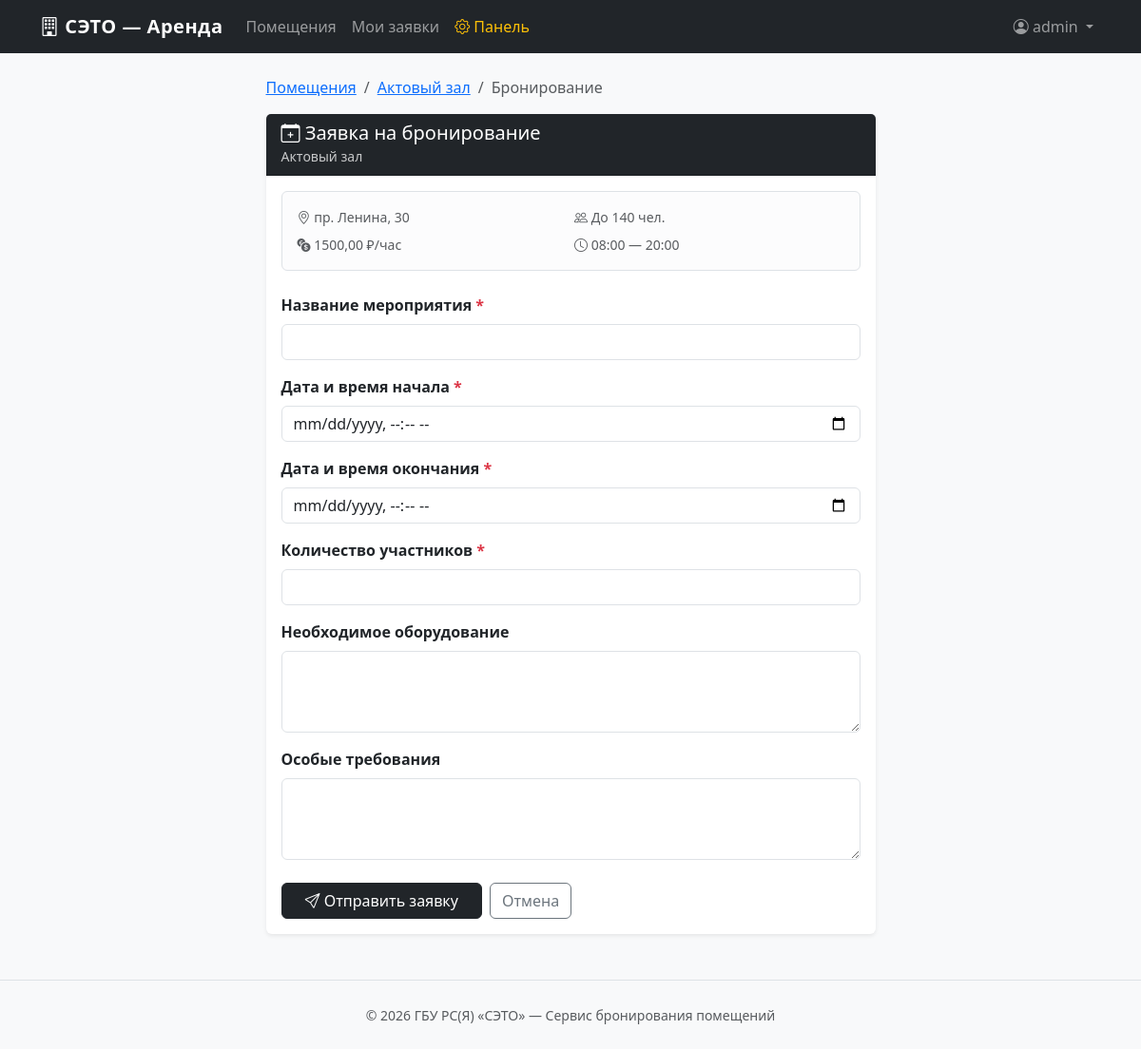
Page /venue/1/book/ (signed in) on the committed database.
### rental/models.py (models this page shows, shortened)
class Venue(models.Model):
    VENUE_TYPES = [
        ('hall', 'Актовый зал'),
        ('conference', 'Конференц-зал'),
        ('sport', 'Спортивный зал'),
        ('rest', 'Комната отдыха'),
        ('other', 'Иное помещение'),
    ]
    name = models.CharField(max_length=255, verbose_name='Название помещения')
    building = models.ForeignKey(
        Building,
        on_delete=models.SET_NULL,
        null=True, blank=True,
        related_name='venues',  # building.venues.all() — все помещения здания
        verbose_name='Здание'
    )
    venue_type = models.CharField(
        max_length=20, choices=VENUE_TYPES,
        default='hall', verbose_name='Тип помещения'
    )
    floor = models.IntegerField(blank=True, null=True, verbose_name='Этаж')
    area = models.FloatField(blank=True, null=True, verbose_name='Площадь, м²')
    capacity = models.IntegerField(verbose_name='Вместимость (чел.)')
    equipment = models.TextField(blank=True, verbose_name='Оборудование')
    special_conditions = models.TextField(blank=True, verbose_name='Особые условия')
    is_active = models.BooleanField(default=True, verbose_name='Доступно для бронирования')
    work_start = models.TimeField(default='08:00', verbose_name='Начало работы')
    work_end = models.TimeField(default='20:00', verbose_name='Конец работы')
    price_per_hour = models.DecimalField(
        max_digits=10, decimal_places=2,
        default=0, verbose_name='Цена за час (руб.)'
    )
    image_url = models.CharField(max_length=500, blank=True, verbose_name='Фото (URL)')
    class Meta:
        verbose_name = 'Помещение'
        verbose_name_plural = 'Помещения'
        ordering = ['name']

class Building(models.Model):
    address = models.CharField(max_length=255, verbose_name='Адрес')
    year_built = models.CharField(max_length=50, blank=True, verbose_name='Год постройки')
    total_area = models.FloatField(blank=True, null=True, verbose_name='Площадь, м²')
    floors = models.IntegerField(blank=True, null=True, verbose_name='Этажность')
    note = models.TextField(blank=True, verbose_name='Примечание')
    class Meta:
        verbose_name = 'Здание'
        verbose_name_plural = 'Здания'
        ordering = ['address']  # Сортировка по умолчанию

### rental/views.py (the view)
# urls.py: path('venue/<int:pk>/book/', views.book_venue, name='book_venue'),
@login_required  # Декоратор: если не авторизован — перенаправляет на LOGIN_URL
def book_venue(request, pk):
    venue = get_object_or_404(Venue, pk=pk, is_active=True)
    if request.method == 'POST':
        form = BookingForm(request.POST)
        form.instance.user = request.user
        form.instance.venue = venue
        if form.is_valid():
            booking = form.save(commit=False)
            try:
                booking.full_clean()  # проверка пересечений
                booking.save()
                EventLog.objects.create(
                    event_type='booking_created',
                    user=request.user,
                    booking=booking,
                    description=f'Создано бронирование: {booking.event_name} в {venue.name}'
                )
                messages.success(request, 'Заявка на бронирование успешно отправлена!')
                return redirect('my_bookings')
            except Exception as e:
                messages.error(request, f'Ошибка: {e}')
    else:
        form = BookingForm()
    return render(request, 'rental/book_venue.html', {'form': form, 'venue': venue})

### rental/templates/rental/book_venue.html (shortened to what this page needs)
{% extends 'rental/base.html' %}
{% block content %}
<div class="row justify-content-center">
  <div class="col-lg-7">
    <nav aria-label="breadcrumb" class="mb-3">
      <ol class="breadcrumb">
        <li class="breadcrumb-item"><a href="{% url 'index' %}">Помещения</a></li>
        <li class="breadcrumb-item">
          <a href="{% url 'venue_detail' venue.pk %}">{{ venue.name }}</a>
        </li>
        <li class="breadcrumb-item active">Бронирование</li>
      </ol>
    </nav>
    <div class="card border-0 shadow-sm">
      <div class="card-header bg-dark text-white">
        <h5 class="mb-0">
          <i class="bi bi-calendar-plus"></i> Заявка на бронирование
        </h5>
        <small class="opacity-75">{{ venue.name }}</small>
      </div>
      <div class="card-body">
        <div class="alert alert-light border mb-4">
          <div class="row g-2 small text-muted">
            {% if venue.building %}
            <div class="col-6">
              <i class="bi bi-geo-alt"></i> {{ venue.building.address }}
            </div>
            {% endif %}
            <div class="col-6">
              <i class="bi bi-people"></i> До {{ venue.capacity }} чел.
            </div>
            {% if venue.price_per_hour %}
            <div class="col-6">
              <i class="bi bi-currency-exchange"></i> {{ venue.price_per_hour }} ₽/час
            </div>
            {% endif %}
            <div class="col-6">
              <i class="bi bi-clock"></i>
              {{ venue.work_start|time:"H:i" }} — {{ venue.work_end|time:"H:i" }}
            </div>
          </div>
        </div>
        <form method="post" action="">
          {% for field in form %}
          <div class="mb-3">
            <label class="form-label fw-semibold" for="{{ field.id_for_label }}">
              {{ field.label }}
              {% if field.field.required %}
                <span class="text-danger">*</span>
              {% endif %}
            </label>
            {{ field }}
          </div>
          {% endfor %}
          <div class="d-flex gap-2 mt-4">
            <button type="submit" class="btn btn-dark px-4">
              <i class="bi bi-send"></i> Отправить заявку
            </button>
            <a href="{% url 'venue_detail' venue.pk %}"
               class="btn btn-outline-secondary">Отмена</a>
          </div>
        </form>
      </div>
    </div>
  </div>
</div>
{% endblock %}

### rental/templates/rental/base.html (shortened to what this page needs)
<!DOCTYPE html>
<html lang="ru">
<head>
  <link href="https://cdn.jsdelivr.net/npm/bootstrap@5.3.0/dist/css/bootstrap.min.css"
        rel="stylesheet">
  <link href="https://cdn.jsdelivr.net/npm/bootstrap-icons@1.10.5/font/bootstrap-icons.css"
        rel="stylesheet">
</head>
<body>
<nav class="navbar navbar-expand-lg navbar-dark bg-dark">
  <div class="container">
    <a class="navbar-brand" href="{% url 'index' %}">
      <i class="bi bi-building"></i> СЭТО — Аренда
    </a>
    <div class="collapse navbar-collapse" id="navMenu">
      <ul class="navbar-nav me-auto">
        <li class="nav-item">
          <a class="nav-link" href="{% url 'index' %}">Помещения</a>
        </li>
        {% if user.is_authenticated %}
        <li class="nav-item">
          <a class="nav-link" href="{% url 'my_bookings' %}">Мои заявки</a>
        </li>
        {% endif %}
        {% if user.is_staff %}
        <li class="nav-item">
          <a class="nav-link text-warning" href="{% url 'admin_bookings' %}">
            <i class="bi bi-gear"></i> Панель
          </a>
        </li>
        {% endif %}
      </ul>
      <ul class="navbar-nav ms-auto">
        {% if user.is_authenticated %}
          <li class="nav-item dropdown">
            <a class="nav-link dropdown-toggle" href="#" data-bs-toggle="dropdown">
              <i class="bi bi-person-circle"></i> {{ user.username }}
            </a>
          </li>
        {% endif %}
      </ul>
    </div>
  </div>
</nav>
<main class="container my-4">
  {% block content %}{% endblock %}
</main>
<footer class="text-center text-muted">
  <div class="container">
    <small>© 2026 ГБУ РС(Я) «СЭТО» — Сервис бронирования помещений</small>
  </div>
</footer>
</body>
</html>

### rental/templates/rental/base.html (style rules this page uses)
body { background-color: #f8f9fa; }
.navbar-brand { font-weight: 600; letter-spacing: .5px; }
footer { border-top: 1px solid #dee2e6; margin-top: 3rem; padding: 1.5rem 0; }

### rows in the picture
Venue: name "Актовый зал", building.address "пр. Ленина, 30", capacity "140", price_per_hour "1500,00", work_start "08:00", work_end "20:00"

### other values in the picture
{{ user.username }} "admin"
{{ field.label }} "Название мероприятия" "Дата и время начала" "Дата и время окончания" "Количество участников" "Необходимое оборудование" "Особые требования"
